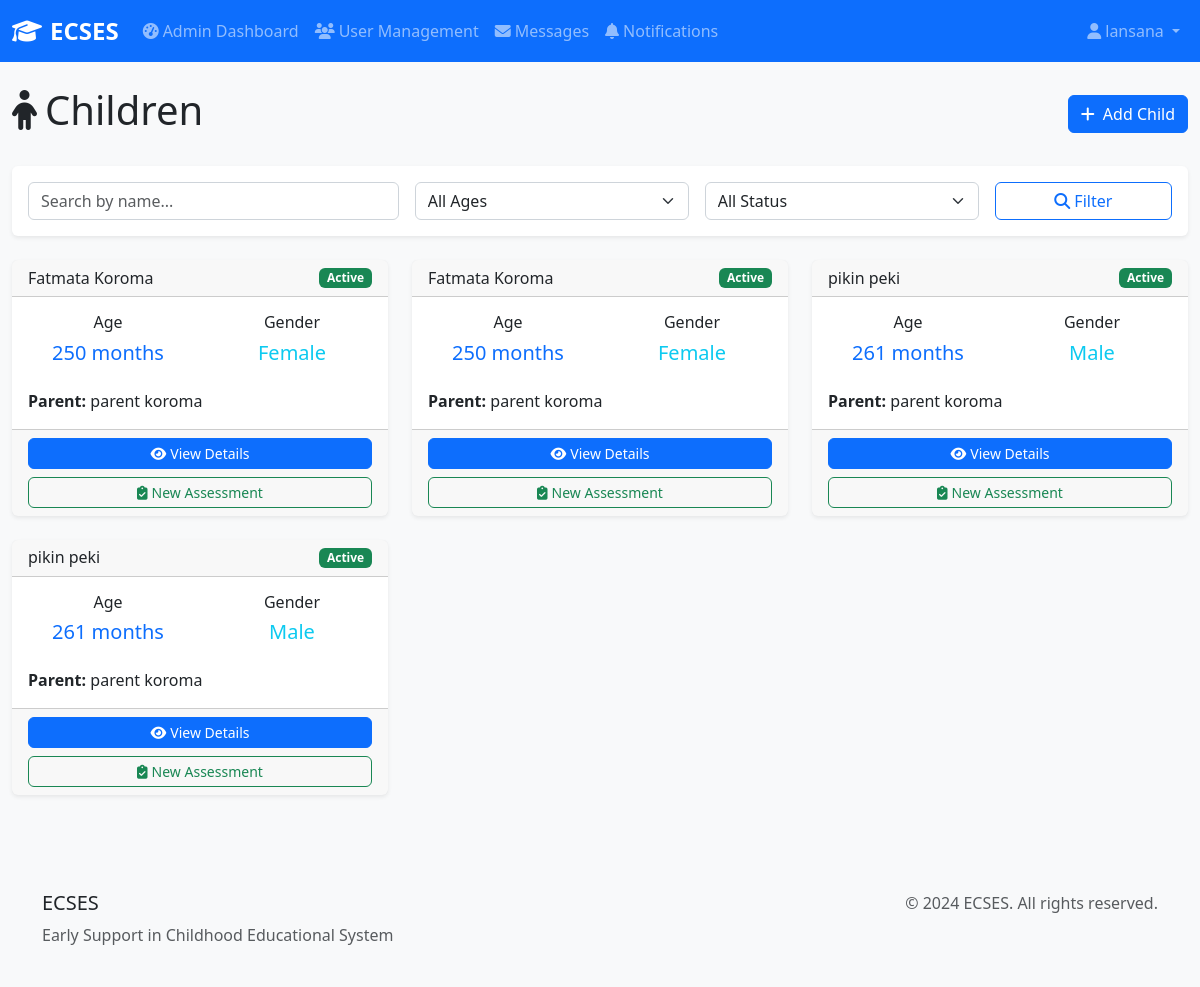
The page /earlycare/ (signed in) on the database as committed earlier.
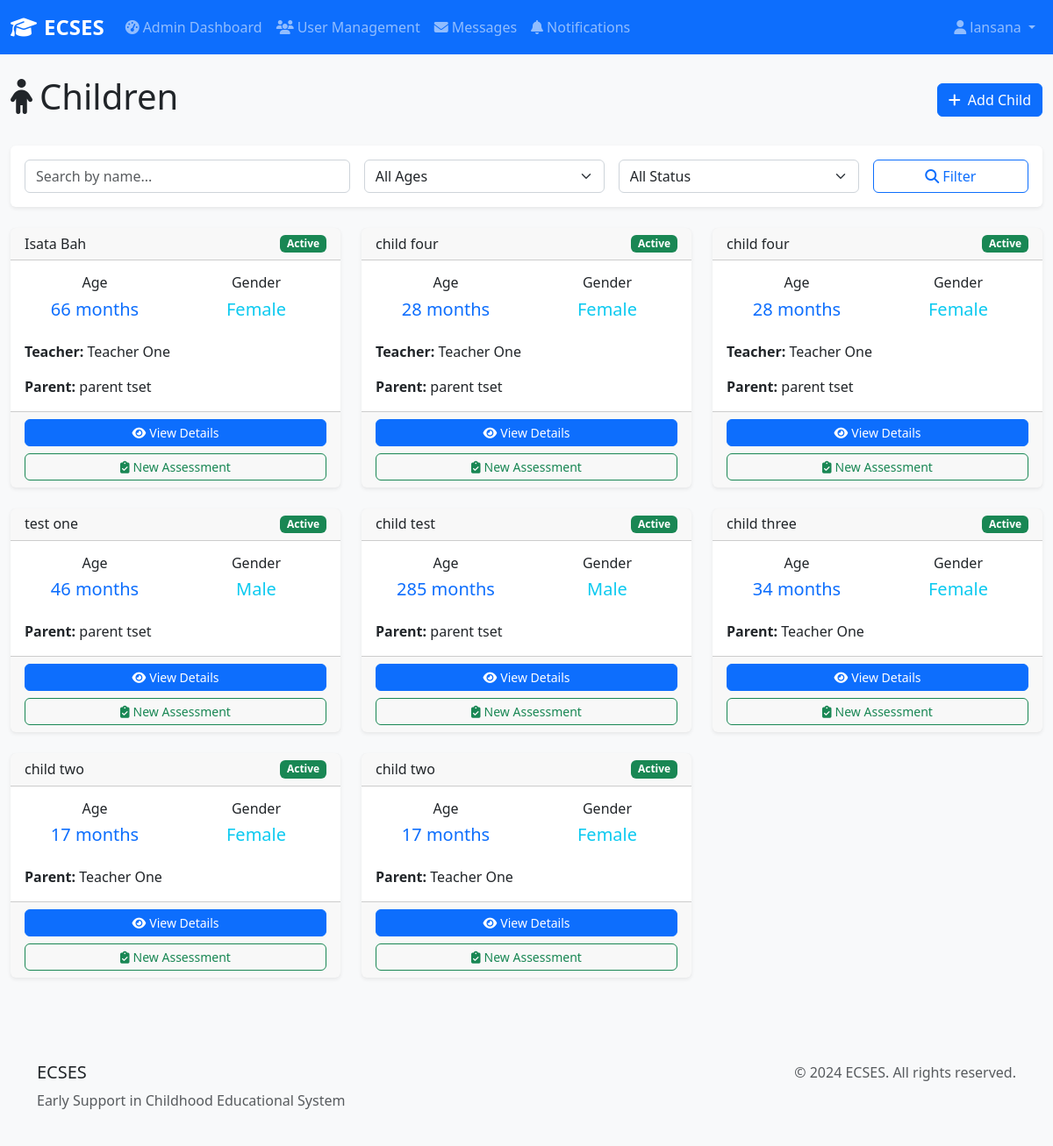
The same page on the database as committed later.
### earlycare/models.py (models this page shows, shortened)
class Child(models.Model):
    GENDER_CHOICES = [
        ('M', 'Male'),
        ('F', 'Female'),
        ('O', 'Other'),
    ]
    first_name = models.CharField(max_length=100)
    last_name = models.CharField(max_length=100)
    date_of_birth = models.DateField()
    gender = models.CharField(max_length=1, choices=GENDER_CHOICES)
    parent = models.ForeignKey(User, on_delete=models.CASCADE, related_name='children')
    teacher = models.ForeignKey(User, on_delete=models.SET_NULL, null=True, blank=True, related_name='assigned_children', default=None)
    medical_conditions = models.TextField(blank=True, help_text="Any medical conditions or special needs")
    emergency_contact = models.CharField(max_length=100, blank=True)
    emergency_phone = models.CharField(max_length=15, blank=True)
    created_at = models.DateTimeField(auto_now_add=True)
    updated_at = models.DateTimeField(auto_now=True)
    is_active = models.BooleanField(default=True)
    class Meta:
        verbose_name = "Child"
        verbose_name_plural = "Children"
        ordering = ['last_name', 'first_name']
    @property
    def age_in_months(self):
        from datetime import date
        today = date.today()
        return (today.year - self.date_of_birth.year) * 12 + (today.month - self.date_of_birth.month)

### earlycare/views.py (the view, shortened to what this page needs)
# urls.py: path('', views.child_list, name='child_list'),
@login_required
def child_list(request):
    children = get_user_accessible_children(request.user)
    search = request.GET.get('search')
    if search:
        children = children.filter(
            Q(first_name__icontains=search) |
            Q(last_name__icontains=search)
        )
    age_range = request.GET.get('age_range')
    status = request.GET.get('status')
    if status:
        children = children.filter(is_active=(status == 'active'))
    paginator = Paginator(children, 12)
    page_number = request.GET.get('page')
    children_page = paginator.get_page(page_number)
    context = {
        'children': children_page,
    }
    return render(request, 'earlycare/child/list.html', context)

### earlycare/permissions.py (called while the page is built)
def get_user_accessible_children(user):
    from .models import Child
    if not user.is_authenticated:
        return Child.objects.none()
    if user.is_superuser or (hasattr(user, 'userprofile') and user.userprofile.role == 'admin'):
        return Child.objects.all()
    if hasattr(user, 'userprofile') and user.userprofile.role == 'parent':
        return Child.objects.filter(parent=user)
    if hasattr(user, 'userprofile') and user.userprofile.role == 'teacher':
        return Child.objects.filter(teacher=user)
    return Child.objects.none()

### templates/earlycare/child/list.html (shortened to what this page needs)
{% extends 'base.html' %}
{% load static %}
{% block content %}
<div class="row">
    <div class="col-12">
        <div class="d-flex justify-content-between align-items-center mb-4">
            <h1>
                <i class="fas fa-child me-2"></i>Children
            </h1>
            {% if user.userprofile.role == 'teacher' or user.userprofile.role == 'parent' or user.is_superuser %}
            <a href="{% url 'earlycare:child_new' %}" class="btn btn-primary">
                <i class="fas fa-plus me-2"></i>Add Child
            </a>
            {% endif %}
        </div>
    </div>
</div>
<div class="row mb-4">
    <div class="col-12">
        <div class="card">
            <div class="card-body">
                <form method="get" class="row g-3">
                    <div class="col-md-4">
                        <input type="text" class="form-control" name="search" placeholder="Search by name..." value="{{ request.GET.search }}">
                    </div>
                    <div class="col-md-3">
                        <select class="form-select" name="age_range">
                            <option value="">All Ages</option>
                        </select>
                    </div>
                    <div class="col-md-3">
                        <select class="form-select" name="status">
                            <option value="">All Status</option>
                        </select>
                    </div>
                    <div class="col-md-2">
                        <button type="submit" class="btn btn-outline-primary w-100">
                            <i class="fas fa-search me-1"></i>Filter
                        </button>
                    </div>
                </form>
            </div>
        </div>
    </div>
</div>
<div class="row">
    {% for child in children %}
    <div class="col-md-6 col-lg-4 mb-4">
        <div class="card h-100">
            <div class="card-header d-flex justify-content-between align-items-center">
                <h6 class="mb-0">{{ child.first_name }} {{ child.last_name }}</h6>
                <span class="badge bg-{% if child.is_active %}success{% else %}secondary{% endif %}">
                    {% if child.is_active %}Active{% else %}Inactive{% endif %}
                </span>
            </div>
            <div class="card-body">
                <div class="row text-center mb-3">
                    <div class="col-6">
                        <h6>Age</h6>
                        <h5 class="text-primary">{{ child.age_in_months }} months</h5>
                    </div>
                    <div class="col-6">
                        <h6>Gender</h6>
                        <h5 class="text-info">{{ child.get_gender_display }}</h5>
                    </div>
                </div>
                {% if child.teacher %}
                <p class="card-text">
                    <strong>Teacher:</strong> {{ child.teacher.get_full_name|default:child.teacher.username }}
                </p>
                {% endif %}
                {% if child.parent %}
                <p class="card-text">
                    <strong>Parent:</strong> {{ child.parent.get_full_name|default:child.parent.username }}
                </p>
                {% endif %}
            </div>
            <div class="card-footer">
                <div class="d-grid gap-2">
                    <a href="{% url 'earlycare:child_detail' child.id %}" class="btn btn-primary btn-sm">
                        <i class="fas fa-eye me-1"></i>View Details
                    </a>
                    {% if user.userprofile.role == 'teacher' or user.is_superuser %}
                    <a href="{% url 'earlycare:assessment_new' %}?child={{ child.id }}" class="btn btn-outline-success btn-sm">
                        <i class="fas fa-clipboard-check me-1"></i>New Assessment
                    </a>
                    {% endif %}
                </div>
            </div>
        </div>
    </div>
    {% endfor %}
</div>
{% endblock %}

Rows that differ between the two databases and show on the page:
removed Child: first_name "Fatmata", last_name "Koroma", is_active "Active", age_in_months "250", gender "Female", parent.get_full_name "parent koroma"
removed Child: first_name "Fatmata", last_name "Koroma", is_active "Active", age_in_months "250", gender "Female", parent.get_full_name "parent koroma"
removed Child: first_name "pikin", last_name "peki", is_active "Active", age_in_months "261", gender "Male", parent.get_full_name "parent koroma"
removed Child: first_name "pikin", last_name "peki", is_active "Active", age_in_months "261", gender "Male", parent.get_full_name "parent koroma"
added Child: first_name "Isata", last_name "Bah", is_active "Active", age_in_months "66", gender "Female", teacher.get_full_name "Teacher One", parent.get_full_name "parent tset"
added Child: first_name "child", last_name "four", is_active "Active", age_in_months "28", gender "Female", teacher.get_full_name "Teacher One", parent.get_full_name "parent tset"
added Child: first_name "child", last_name "four", is_active "Active", age_in_months "28", gender "Female", teacher.get_full_name "Teacher One", parent.get_full_name "parent tset"
added Child: first_name "test", last_name "one", is_active "Active", age_in_months "46", gender "Male", parent.get_full_name "parent tset"
added Child: first_name "child", last_name "test", is_active "Active", age_in_months "285", gender "Male", parent.get_full_name "parent tset"
added Child: first_name "child", last_name "three", is_active "Active", age_in_months "34", gender "Female", parent.get_full_name "Teacher One"
added Child: first_name "child", last_name "two", is_active "Active", age_in_months "17", gender "Female", parent.get_full_name "Teacher One"
added Child: first_name "child", last_name "two", is_active "Active", age_in_months "17", gender "Female", parent.get_full_name "Teacher One"
